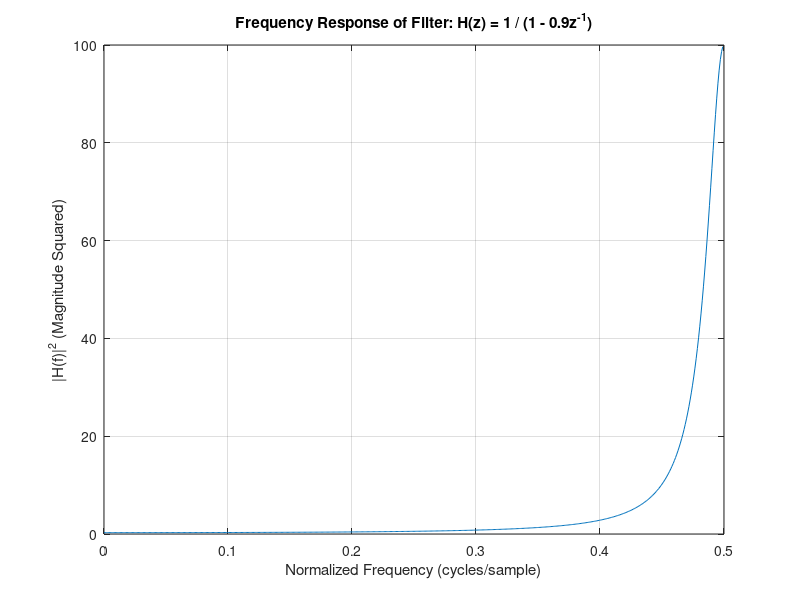

This figure's MATLAB source: (Note: this script raises an error after producing the figure.)
%% Question 1
clc
clear all
close all

% create 1064 sample WGN 
L = 1064;
x = randn(L, 1);

% filter
b = 1;
a = [1, 0.9];
y = filter(b, a, x);

% Calculate frequency response
[h, w] = freqz([1], [1 0.9], 512);

% Plot the magnitude squared of the frequency response
figure;
plot(w / (2 * pi), abs(h).^2);

% Add axis labels and title
xlabel('Normalized Frequency (cycles/sample)');
ylabel('|H(f)|^2 (Magnitude Squared)');
title('Frequency Response of Filter: H(z) = 1 / (1 - 0.9z^{-1})');

% Optional: Add grid lines for better readability
grid on;

% Question 2

% now estimate the psd with periodogram
y_pgm = pgm(y);

% Plot the magnitude squared of the frequency response
figure;
hold on
plot(w / (2 * pi), abs(h).^2, 'LineWidth', 2);
plot((1:length(y_pgm)/2)/length(y_pgm), y_pgm(1:length(y_pgm)/2));
% Add axis labels and title
xlabel('Normalized Frequency (cycles/sample)');
ylabel('|H(f)|^2 (Magnitude Squared)');
title('Frequency Response of Filter: H(z) = 1 / (1 - 0.9z^{-1})');
legend('Theoretical', 'Periodogram')
% Optional: Add grid lines for better readability
grid on;
ylim([0, 130])

%% Question 3 - Zoom in !
% Plot the magnitude squared of the frequency response and periodogram
figure;

% Font sizes
titleFontSize = 14;
axisFontSize = 12;
legendFontSize = 16; % Increased legend font size

% Subplot 1: Frequency Response Only
subplot(1, 3, 1); % 1 row, 3 columns, first plot
plot(w / (2 * pi), abs(h).^2);
xlabel('Normalized Frequency (cycles/sample)', 'FontSize', axisFontSize);
ylabel('|H(f)|^2 (Magnitude Squared)', 'FontSize', axisFontSize);
title('Frequency Response of Filter', 'FontSize', titleFontSize);
grid on;
legend('Ideal', 'FontSize', legendFontSize); % Added legend

% Subplot 2: Full Range with Periodogram
subplot(1, 3, 2); % 1 row, 3 columns, second plot
hold on;
plot(w / (2 * pi), abs(h).^2, 'LineWidth', 2);
plot((1:length(y_pgm) / 2) / length(y_pgm), y_pgm(1:length(y_pgm) / 2));
xlabel('Normalized Frequency (cycles/sample)', 'FontSize', axisFontSize);
ylabel('|H(f)|^2 (Magnitude Squared)', 'FontSize', axisFontSize);
title('Frequency Response vs. Periodogram', 'FontSize', titleFontSize);
legend('Ideal', 'Periodogram', 'FontSize', legendFontSize);
grid on;
ylim([0, 130]);
hold off;

% Subplot 3: Zoomed In with Periodogram
subplot(1, 3, 3); % 1 row, 3 columns, third plot
hold on;
plot(w / (2 * pi), abs(h).^2, 'LineWidth', 2);
plot((1:length(y_pgm) / 2) / length(y_pgm), y_pgm(1:length(y_pgm) / 2));
xlabel('Normalized Frequency (cycles/sample)', 'FontSize', axisFontSize);
ylabel('|H(f)|^2 (Magnitude Squared)', 'FontSize', axisFontSize);
title('Zoomed-in Frequency Response vs. Periodogram', 'FontSize', titleFontSize);
legend('Ideal', 'Periodogram', 'FontSize', legendFontSize);
grid on;
xlim([0.4, 0.5]);
hold off;